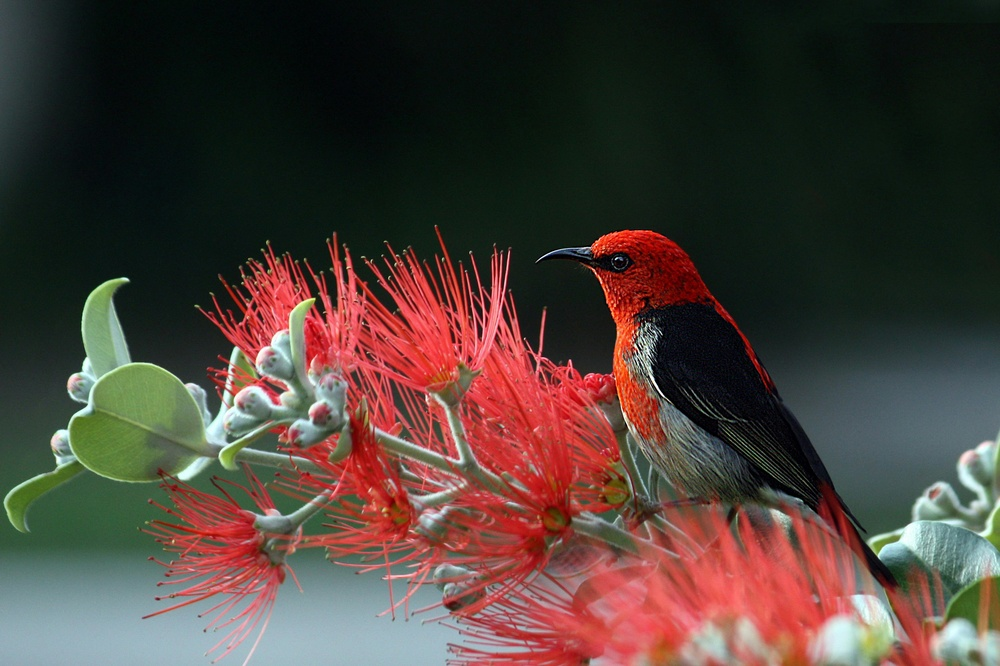
#> input picture CV/lab/lab4/bird.jpg, 1000 x 666 px, shrunk from 6165 x 4108 before the run
$ jupyter execute updatedlab4.ipynb
#> lines starting #> are read from the running program, lines starting #| are printed output that depends on the picture; after the words box and inside, x2 and y2 are one past the last pixel; in counts of white or black regions, pixels touching at a corner belong together
[cell 1]
import cv2
import numpy as np
import matplotlib.pyplot as plt

# 1. Load the image and apply two-dimensional Fast Fourier transformation to decompose the given image into its sine and cosine components. Display the output of the transformation represents the image in the Fourier or frequency domain.

[cell 2]
img = cv2.imread('bird.jpg')
#> img is the input picture: shape (666, 1000, 3); mean B, G, R 55.7, 62.3, 75.7
gray = cv2.cvtColor(img, cv2.COLOR_BGR2GRAY)
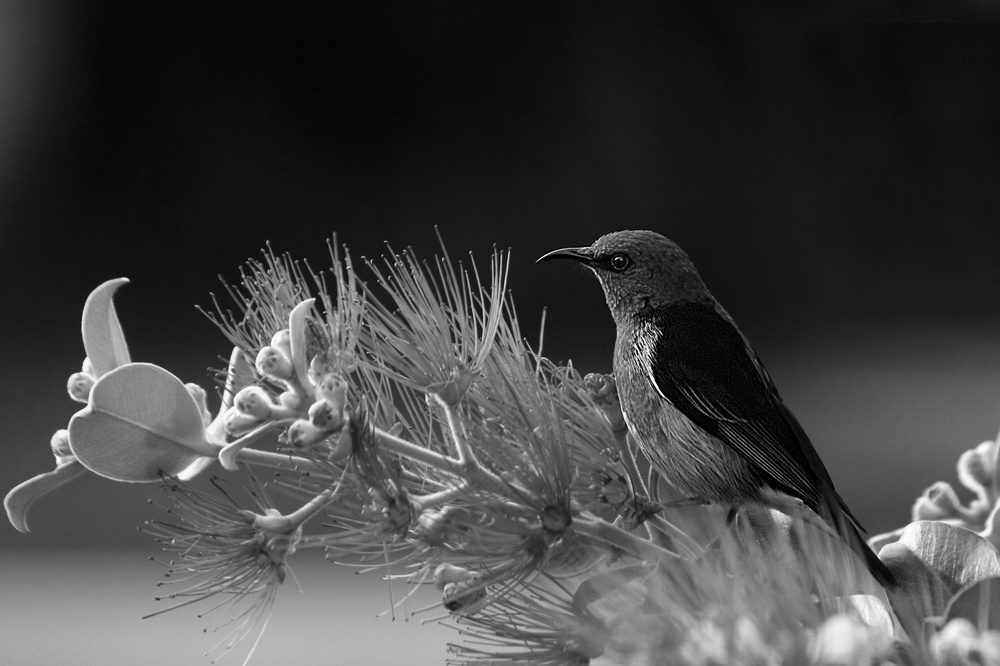
#> gray: shape (666, 1000); min 0, max 255, mean 65.5

plt.figure(figsize=(6,6))
plt.title('Original Image')
plt.imshow(gray, cmap='gray')
plt.axis('off')
plt.show()

f = np.fft.fft2(gray)
f_mag = np.abs(f)

plt.figure(figsize=(6,6))
plt.title('Frequency Domain - Magnitude')
plt.imshow(np.log(1 + f_mag), cmap='gray')
plt.axis('off')
plt.show()
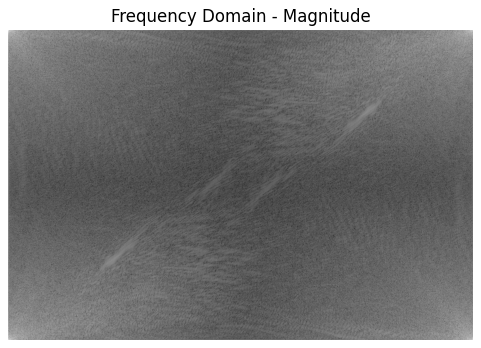
#> figure drawn by matplotlib, 1 panel

# 2. Shift all low frequency components to the center of the image and display the Fourier spectrum

[cell 3]
fshift = np.fft.fftshift(f)
fshift_mag = np.abs(fshift)

plt.figure(figsize=(6,6))
plt.title('Centered Fourier Spectrum')
plt.imshow(np.log(1 + fshift_mag), cmap='gray')
plt.axis('off')
plt.show()
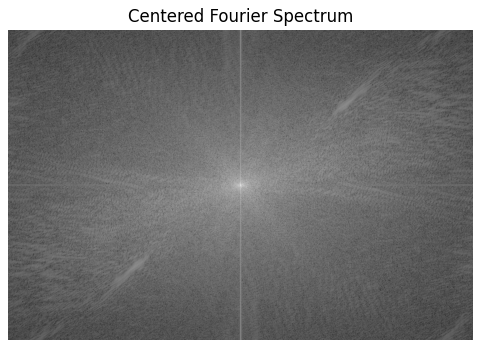
#> figure drawn by matplotlib, 1 panel

# 3. Create Ideal Low pass filter with the original image size

[cell 4]
rows, cols = gray.shape
#> rows = 666; cols = 1000
crow, ccol = rows // 2, cols // 2
#> crow = 333; ccol = 500
radius = 80

mask = np.zeros((rows, cols), np.uint8)
cv2.circle(mask, (ccol, crow), radius, 1, thickness=-1)
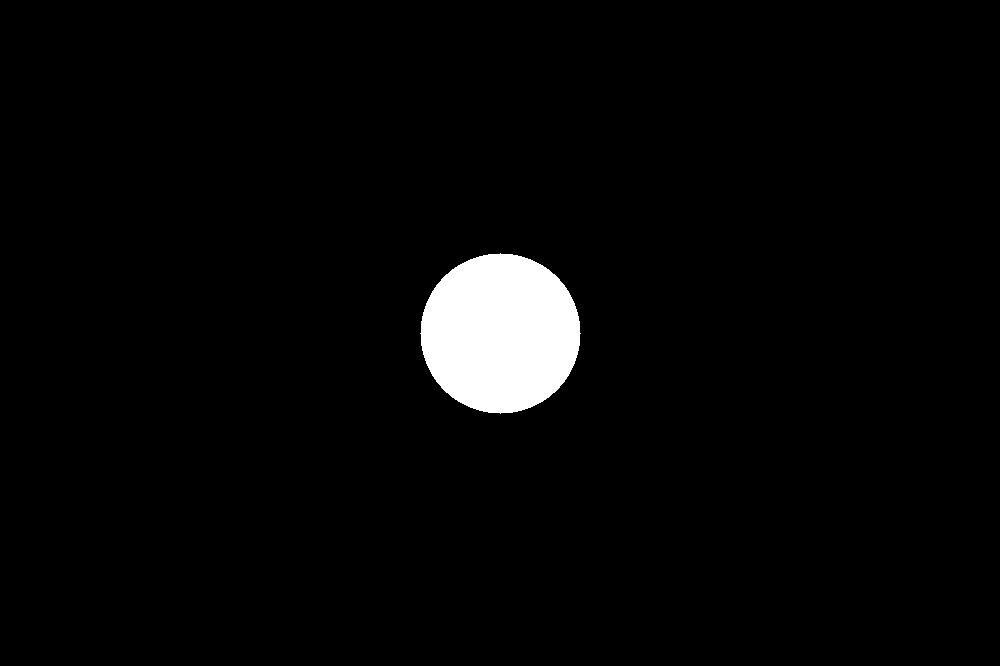
#> mask: shape (666, 1000); values 0 (black) and 1 (white), 3% white; 1 white region, box (x1, y1, x2, y2) and area: (420, 253, 581, 414) 20081

plt.figure(figsize=(6,6))
plt.title('Ideal Low Pass Filter')
plt.imshow(mask, cmap='gray')
plt.axis('off')
plt.show()

# 4. Multiply the shifted image with the created ideal low pass filter

[cell 5]
fshift_low = fshift * mask

plt.figure(figsize=(6,6))
plt.title('Filtered Spectrum (Low Pass)')
plt.imshow(np.log(1 + np.abs(fshift_low)), cmap='gray')
plt.axis('off')
plt.show()

# 5. Decentralize all frequency components in the image

[cell 6]
f_ishift_low = np.fft.ifftshift(fshift_low)

# 6. Apply inverse Fourier transform operation to restore the image in spatial domain

[cell 7]
img_back_low = np.fft.ifft2(f_ishift_low)
img_back_low = np.abs(img_back_low)
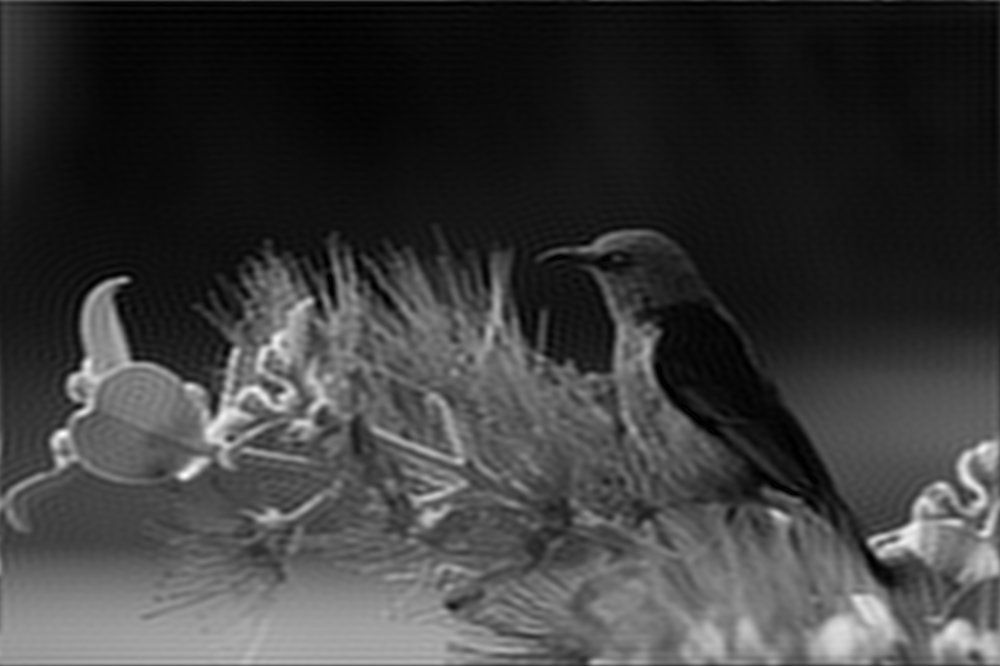
#> img_back_low: shape (666, 1000) float64; min 0.00636, max 279, mean 65.6; drawn with min black and max white

plt.figure(figsize=(12,10))
plt.subplot(1,2,1)
plt.title('Original Image')
plt.imshow(gray, cmap='gray')
plt.axis('off')

plt.subplot(1,2,2)
plt.title('Low Pass Filtered Image')
plt.imshow(img_back_low, cmap='gray')
plt.axis('off')
plt.show()

# 7. Create Ideal High Pass filter

[cell 8]
mask_hp = np.ones((rows, cols), np.uint8)
cv2.circle(mask_hp, (ccol, crow), radius, 0, thickness=-1)

plt.figure(figsize=(6,6))
plt.title('Ideal High Pass Filter')
plt.imshow(mask_hp, cmap='gray')
plt.axis('off')
plt.show()

# 8. Multiply the shifted image with the created ideal high pass filter and detect the edges

[cell 9]
fshift_high = fshift * mask_hp

plt.figure(figsize=(6,6))
plt.title('Filtered Spectrum High Pass')
plt.imshow(np.log(1 + np.abs(fshift_high)), cmap='gray')
plt.axis('off')
plt.show()

# 9. Decentralize all frequency components in the image

[cell 10]
f_ishift_high = np.fft.ifftshift(fshift_high)

# 10. Apply inverse Fourier transform operation to restore the image in spatial domain

[cell 11]
img_back_high = np.fft.ifft2(f_ishift_high)
img_back_high = np.abs(img_back_high)
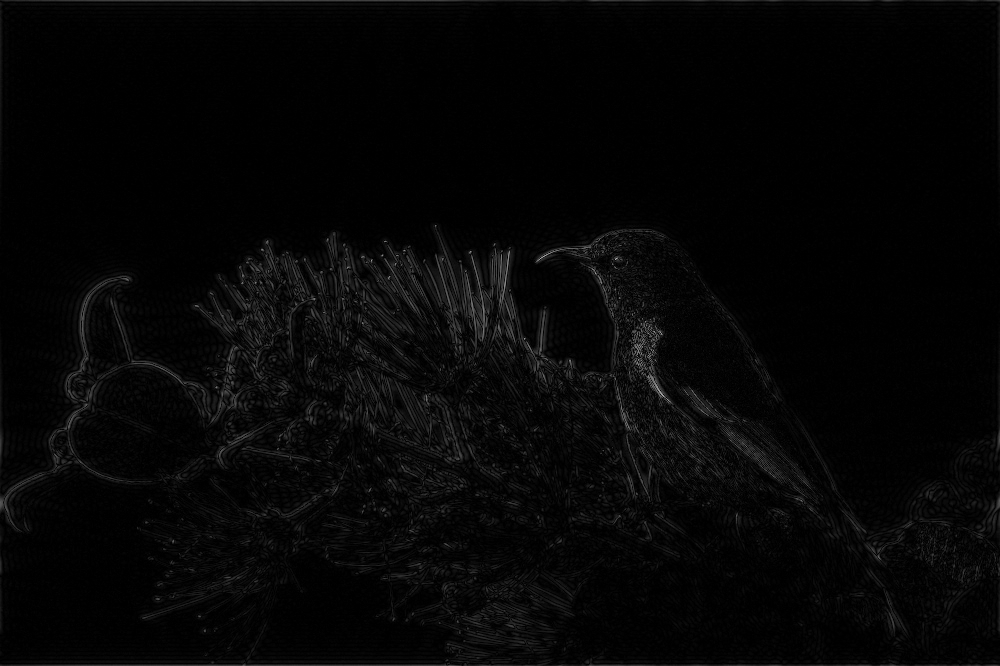
#> img_back_high: shape (666, 1000) float64; min 4.97e-06, max 178.6, mean 6.2

plt.figure(figsize=(12,10))
plt.subplot(1,2,1)
plt.title('Original Image')
plt.imshow(gray, cmap='gray')
plt.axis('off')

plt.subplot(1,2,2)
plt.title('Restored Image High Pass, Edges')
plt.imshow(img_back_high, cmap='gray')
plt.axis('off')
plt.show()

# Butterworth Filter Implementation

[cell 12]
def butterworth_filter(shape, cutoff, order, type='low'):
    rows, cols = shape
    crow, ccol = rows // 2, cols // 2
    x = np.arange(cols) - ccol
    y = np.arange(rows) - crow
    X, Y = np.meshgrid(x, y)
    D = np.sqrt(X**2 + Y**2)

    if type == 'low':
        H = 1 / (1 + (D / cutoff)**(2 * order))
    else:
        H = 1 - 1 / (1 + (D / cutoff)**(2 * order))

    return H

# Butterworth Low Pass Filter

[cell 13]
cutoff = 80
order = 2

# Butterworth Low Pass
bw_low = butterworth_filter(gray.shape, cutoff, order, type='low')

plt.figure(figsize=(6,6))
plt.title('Butterworth Low Pass Filter')
plt.imshow(bw_low, cmap='gray')
plt.axis('off')
plt.show()
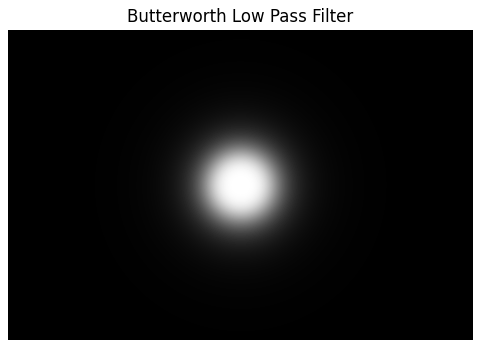
#> figure drawn by matplotlib, 1 panel

fshift_bw_low = fshift * bw_low

plt.figure(figsize=(6,6))
plt.title('Filtered Spectrum - Butterworth Low Pass')
plt.imshow(np.log(1 + np.abs(fshift_bw_low)), cmap='gray')
plt.axis('off')
plt.show()
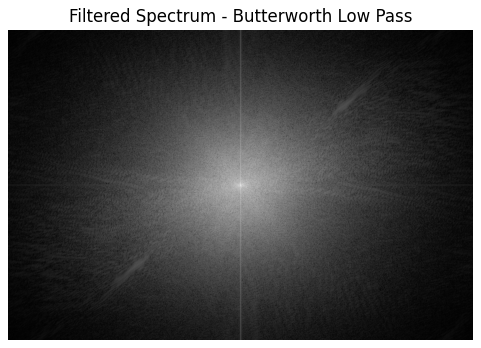
#> figure drawn by matplotlib, 1 panel

# Inverse shift and restore image
f_ishift_bw_low = np.fft.ifftshift(fshift_bw_low)
img_back_bw_low = np.fft.ifft2(f_ishift_bw_low)
img_back_bw_low = np.abs(img_back_bw_low)

plt.figure(figsize=(12,10))
plt.subplot(1,2,1)
plt.title('Original Image')
plt.imshow(gray, cmap='gray')
plt.axis('off')

plt.subplot(1,2,2)
plt.title('Butterworth Low Pass Filtered Image')
plt.imshow(img_back_bw_low, cmap='gray')
plt.axis('off')
plt.show()

# Butterworth High Pass Filter

[cell 14]
# Butterworth High Pass
bw_high = butterworth_filter(gray.shape, cutoff, order, type='high')

plt.figure(figsize=(6,6))
plt.title('Butterworth High Pass Filter')
plt.imshow(bw_high, cmap='gray')
plt.axis('off')
plt.show()
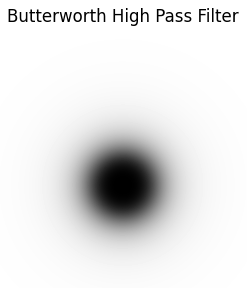
#> figure drawn by matplotlib, 1 panel

fshift_bw_high = fshift * bw_high

plt.figure(figsize=(6,6))
plt.title('Filtered Spectrum - Butterworth High Pass')
plt.imshow(np.log(1 + np.abs(fshift_bw_high)), cmap='gray')
plt.axis('off')
plt.show()
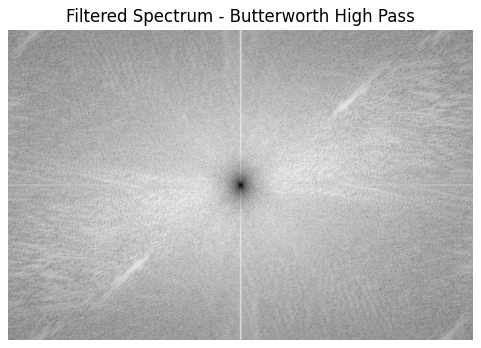
#> figure drawn by matplotlib, 1 panel

# Inverse shift and restore image
f_ishift_bw_high = np.fft.ifftshift(fshift_bw_high)
img_back_bw_high = np.fft.ifft2(f_ishift_bw_high)
img_back_bw_high = np.abs(img_back_bw_high)

plt.figure(figsize=(12,10))
plt.subplot(1,2,1)
plt.title('Original Image')
plt.imshow(gray, cmap='gray')
plt.axis('off')

plt.subplot(1,2,2)
plt.title('Butterworth High Pass Filtered Image - Edges')
plt.imshow(img_back_bw_high, cmap='gray')
plt.axis('off')
plt.show()
